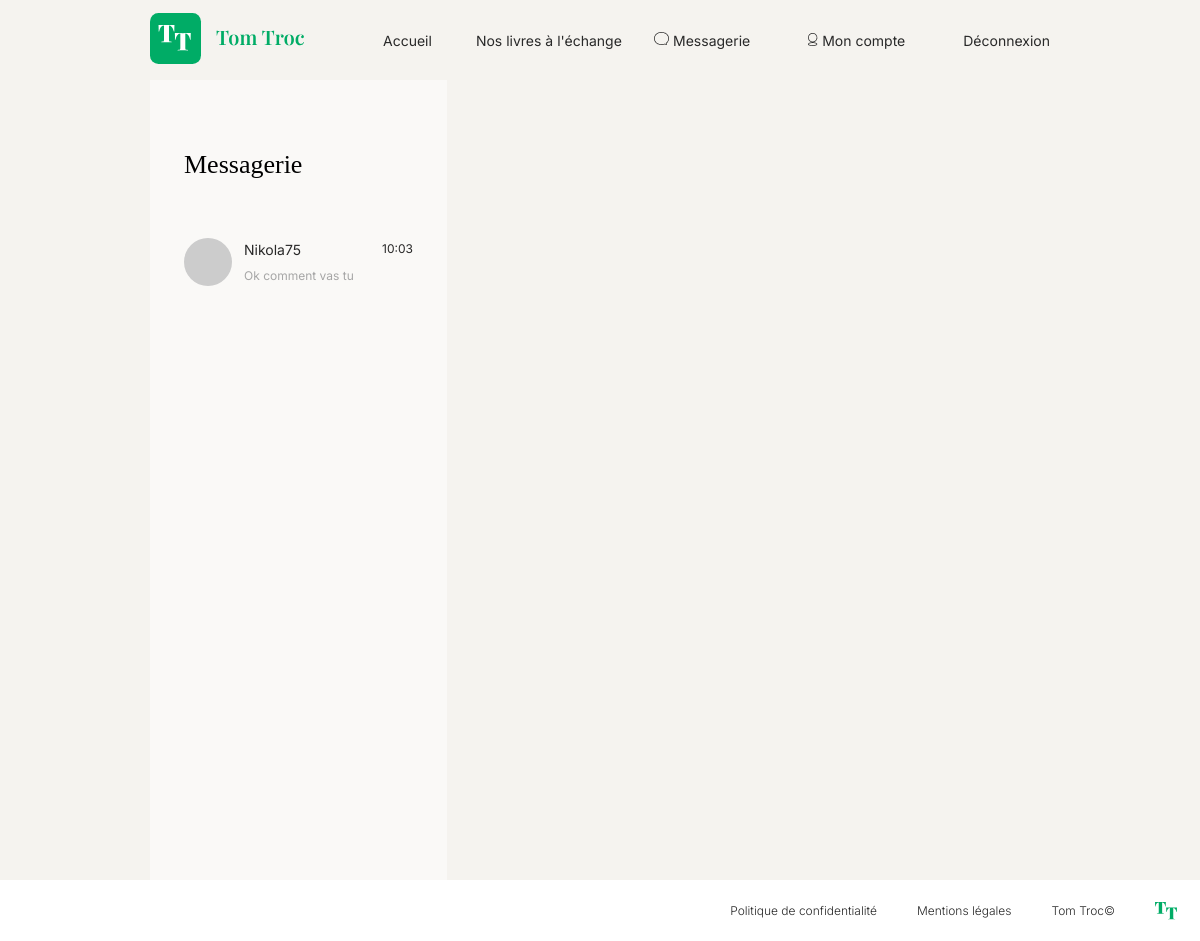
/index.php?controller=message&action=index (signed in), run on the app's committed database.
### tables this page shows
CREATE TABLE IF NOT EXISTS `messages` (
  `id` int NOT NULL AUTO_INCREMENT,
  `sender_id` int NOT NULL,
  `receiver_id` int NOT NULL,
  `content` text NOT NULL,
  `sent_at` datetime NOT NULL DEFAULT CURRENT_TIMESTAMP,
  PRIMARY KEY (`id`),
  KEY `sender_id` (`sender_id`),
  KEY `receiver_id` (`receiver_id`)
);

CREATE TABLE IF NOT EXISTS `users` (
  `id` int NOT NULL AUTO_INCREMENT,
  `username` varchar(50) NOT NULL,
  `email` varchar(255) NOT NULL,
  `password` varchar(255) NOT NULL,
  `avatar` varchar(255) DEFAULT NULL,
  `created_at` datetime NOT NULL DEFAULT CURRENT_TIMESTAMP,
  PRIMARY KEY (`id`),
  UNIQUE KEY `username` (`username`),
  UNIQUE KEY `email` (`email`)
);

### src/Core/Controller.php (called while the page is built, shortened)
<?php
abstract class Controller
{
    protected function render(string $view, array $data = [])
    {
        extract($data);
        require __DIR__ . '/../View/' . $view . '.php';
        require __DIR__ . '/../View/layout.php';
    }
}

### src/Controller/MessageController.php (called while the page is built, shortened)
<?php
class MessageController extends Controller
{
    public function index()
    {
        $messageManager = new MessageManager();
        $messages = $messageManager->findByUserId($_SESSION['user_id']);
        $conversations = [];
        foreach ($messages as $message) {
            if ($message->getSenderId() === $_SESSION['user_id']) {
                $otherId = $message->getReceiverId();
            } else {
                $otherId = $message->getSenderId();
            }
            if (!isset($conversations[$otherId])) {
                $conversations[$otherId] = $message;
            }
        }
        $userManager = new UserManager();
        $contacts = [];
        foreach (array_keys($conversations) as $contactId) {
            $contacts[$contactId] = $userManager->findById($contactId);
        }
        $thread = [];
        $selected = null;
        $errors = [];
        $this->render('message/index', ['title' => 'Messagerie', 'messages' => $messages, 'conversations' => $conversations, 'contacts' => $contacts, 'thread' => $thread, 'selected' => $selected, 'errors' => $errors]);
    }
}

### public/index.php (called while the page is built, shortened)
<?php
require_once __DIR__ . '/../src/Core/Autoloader.php';
$router = new Router();
$router->run();

### src/Core/Autoloader.php (called while the page is built, shortened)
<?php
spl_autoload_register(function ($class) {
    $paths = [
        __DIR__ . '/',
        __DIR__ . '/../Controller/',
        __DIR__ . '/../Model/Entity/',
        __DIR__ . '/../Model/Manager/'
    ];
    foreach ($paths as $path) {
        if (file_exists($path . $class . '.php')) {
            return;
        }
    }
});

### src/Core/Database.php (called while the page is built, shortened)
<?php
class Database
{
    private static ?PDO $instance = null;
    public static function getInstance(): PDO
    {
        if (self::$instance === null) {
            try {
                self::$instance = new PDO("mysql:host=" . DB_HOST . ";dbname=" . DB_NAME . ";charset=utf8mb4", DB_USER, DB_PASS, [PDO::ATTR_ERRMODE => PDO::ERRMODE_EXCEPTION, PDO::ATTR_DEFAULT_FETCH_MODE => PDO::FETCH_ASSOC]);
            } catch (PDOException $e) {
                die('Erreur de connexion à la base de données');
            }
        }
        return self::$instance;
    }
}

### src/Model/Manager/Manager.php (called while the page is built, shortened)
<?php
abstract class Manager
{
    public function __construct()
    {
        $this->db = Database::getInstance();
    }
}

### src/Model/Manager/MessageManager.php (called while the page is built, shortened)
<?php
class MessageManager extends Manager
{
    public function findByUserId(int $userId): array
    {
        $stmt = $this->db->prepare("SELECT * FROM messages WHERE sender_id = :sender_id OR receiver_id = :receiver_id ORDER BY sent_at DESC");
        $stmt->execute([
            'sender_id' => $userId,
            'receiver_id' => $userId
        ]);
        $messages = [];
        $rows = $stmt->fetchAll();
        foreach ($rows as $row) {
            $messages[] = new Message($row);
        }
        return $messages;
    }
}

### src/Model/Entity/Entity.php (called while the page is built, shortened)
<?php
abstract class Entity
{
    protected function hydrate(array $data)
    {
        foreach ($data as $key => $value) {
            $setter = 'set' . str_replace(' ', '', ucwords(str_replace('_', ' ', $key)));
        }
    }
}

### src/Model/Manager/UserManager.php (called while the page is built, shortened)
<?php
class UserManager extends Manager
{
    public function findById(int $id): ?User
    {
        $stmt = $this->db->prepare("SELECT * FROM users WHERE id = :id");
        $stmt->execute([
            'id' => $id
        ]);
        $row = $stmt->fetch();
        $user = new User($row);
        return $user;
    }
}

### src/Model/Entity/User.php (called while the page is built, shortened)
<?php
class User extends Entity
{
    private string $username;
    private ?string $avatar = null;
    public function setUsername(string $username): void
    {
        $this->username = $username;
    }
    public function setAvatar(?string $avatar): void
    {
        $this->avatar = $avatar;
    }
    public function getUsername(): string
    {
        return $this->username;
    }
    public function getAvatar(): ?string
    {
        return $this->avatar;
    }
}

### src/Model/Entity/Message.php (called while the page is built, shortened)
<?php
class Message extends Entity
{
    private string $content;
    private string $sentAt;
    public function setContent(string $content): void
    {
        $this->content = $content;
    }
    public function setSentAt(string $sentAt): void
    {
        $this->sentAt = $sentAt;
    }
    public function getContent(): string
    {
        return $this->content;
    }
    public function getSentAt(): string
    {
        return $this->sentAt;
    }
}

### src/View/message/index.php (the view, shortened to what this page needs)
<section class="messaging">
    <div class="container messaging__inner">
        <div class="messaging__list">
            <h1><?= htmlspecialchars($title) ?></h1>
            <?php foreach ($conversations as $contactId => $message): ?>
                <a href="index.php?controller=message&action=index&id=<?= $contactId ?>" class="messaging__contact">
                    <?php if ($contacts[$contactId]->getAvatar() !== null): ?>
                        <img src="uploads/avatars/<?= htmlspecialchars($contacts[$contactId]->getAvatar()) ?>" alt="">
                    <?php else: ?>
                        <img src="https://picsum.photos/48/48" alt="">
                    <?php endif; ?>
                    <div class="messaging__content">
                        <div class="messaging__top">
                            <p class="messaging__name"><?= htmlspecialchars($contacts[$contactId]->getUsername()) ?></p>
                            <p class="messaging__time"><?= (new DateTimeImmutable($message->getSentAt()))->format('H:i') ?></p>
                        </div>
                        <p class="messaging__preview"><?= htmlspecialchars(mb_substr($message->getContent(), 0, 50)) ?></p>
                    </div>
                </a>
            <?php endforeach; ?>
        </div>
        <div class="messaging__thread">
        </div>
    </div>
</section>

### public/css/style.css (style rules this page uses)
body { margin: 0; }
.container { max-width: 1140px; padding: 0 150px; margin: 0 auto; }
.messaging { background-color: #F5F3EF; min-height: 100vh; }
.messaging__inner { display: flex; gap: 44px; min-height: 100vh; }
.messaging__list { width: 33%; background-color: #FAF9F7; }
.messaging__list > h1 { margin: 0; padding: 70px 34px 40px 34px; font-size: 26px; font-weight: 400; font-family: "Playfair Display"; }
.messaging__contact { display: flex; align-items: center; gap: 12px; padding: 0px 34px; height: 84px; text-decoration: none; color: #292929; }
.messaging__contact > img { border-radius: 50%; }
.messaging__content { flex: 1; }
.messaging__top { display: flex; justify-content: space-between; }
.messaging__name { margin: 0px 0px 10px 0px; font-size: 14px; font-weight: 400; font-family: "Inter"; }
.messaging__time { font-size: 12px; font-weight: 400; font-family: "Inter"; }
.messaging__preview { font-size: 12px; font-weight: 400; font-family: "Inter"; color: #A6A6A6; }
.messaging__time, .messaging__preview { margin: 0; }
.messaging__thread { flex: 1; display: flex; flex-direction: column; justify-content: space-between; }

### data on the page
messages: receiver.username "Nikola75", sent_at "10:03", content "Ok comment vas tu"

### other printed values
$title "Messagerie"
